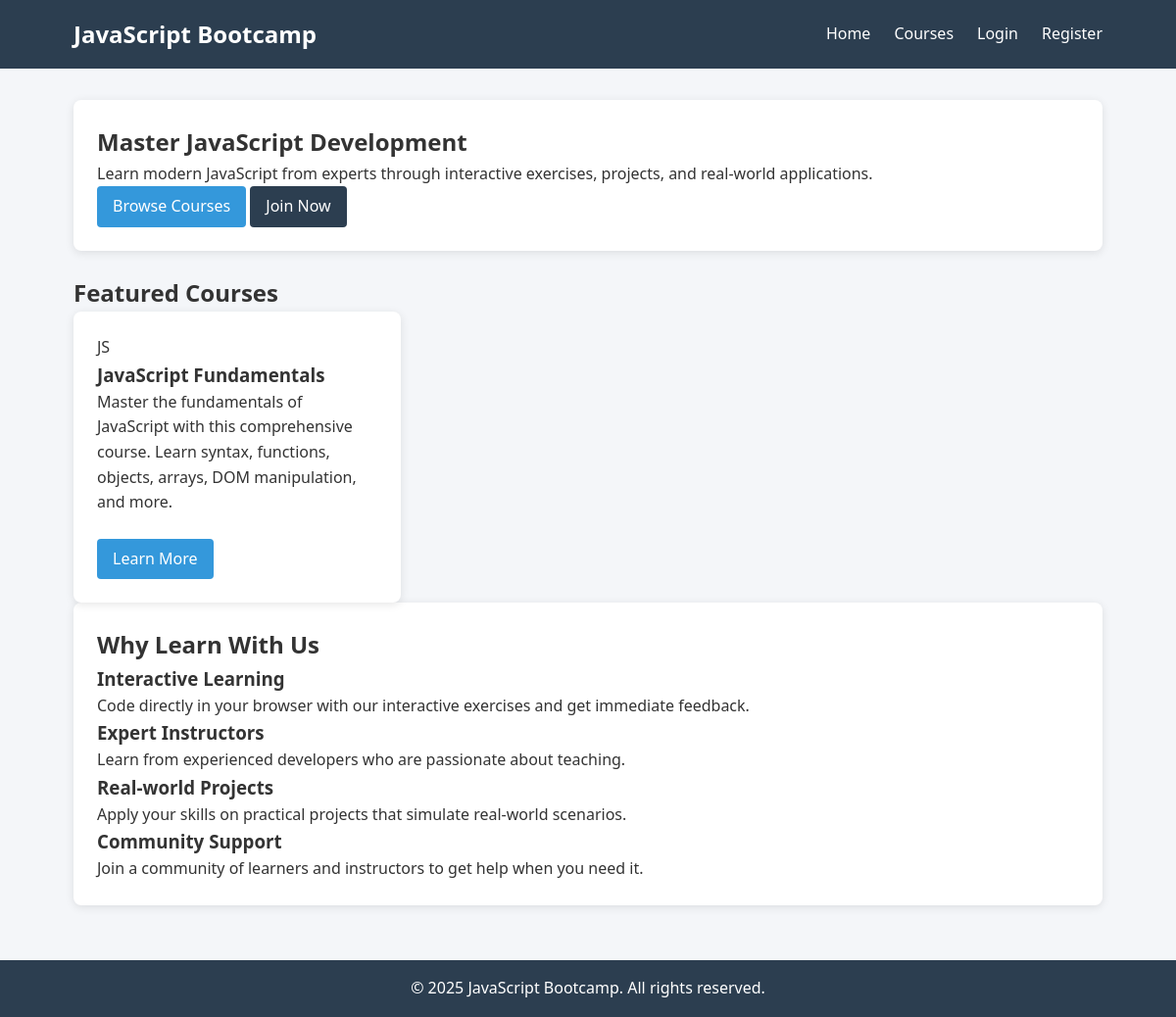
The page / on the database its author committed.
### courses/models.py (models this page shows, shortened)
class Course(models.Model):
    title = models.CharField(max_length=200)
    slug = models.SlugField(unique=True)
    description = models.TextField()
    instructor = models.ForeignKey(CustomUser, on_delete=models.CASCADE, related_name='courses')
    thumbnail = models.ImageField(upload_to='course_thumbnails/', blank=True, null=True)
    created_at = models.DateTimeField(auto_now_add=True)
    updated_at = models.DateTimeField(auto_now=True)
    is_published = models.BooleanField(default=False)

### courses/views.py (the view)
# urls.py: path('', views.home, name='home'),
def home(request):
    featured_courses = Course.objects.filter(is_published=True).order_by('-created_at')[:3]
    return render(request, 'courses/home.html', {'featured_courses': featured_courses})

### templates/courses/home.html (shortened to what this page needs)
{% extends 'base.html' %}
{% block content %}
<section class="hero">
    <div class="card">
        <h1>Master JavaScript Development</h1>
        <p>Learn modern JavaScript from experts through interactive exercises, projects, and real-world applications.</p>
        <div class="cta-buttons">
            <a href="{% url 'course-list' %}" class="btn">Browse Courses</a>
            {% if not user.is_authenticated %}
                <a href="{% url 'register' %}" class="btn btn-secondary">Join Now</a>
            {% endif %}
        </div>
    </div>
</section>
<section class="featured-courses">
    <h2>Featured Courses</h2>
    <div class="course-grid">
        {% for course in featured_courses %}
            <div class="course-card card">
                {% if course.thumbnail %}
                    <img src="{{ course.thumbnail.url }}" alt="{{ course.title }}">
                {% else %}
                    <div class="placeholder-img">JS</div>
                {% endif %}
                <div class="card-body">
                    <h3>{{ course.title }}</h3>
                    <p>{{ course.description|truncatewords:20 }}</p>
                </div>
                <div class="card-footer">
                    <a href="{% url 'course-detail' course.slug %}" class="btn">Learn More</a>
                </div>
            </div>
        {% empty %}
            <p>No courses available yet. Check back soon!</p>
        {% endfor %}
    </div>
</section>
<section class="features card">
    <h2>Why Learn With Us</h2>
    <div class="features-grid">
        <div class="feature">
            <h3>Interactive Learning</h3>
            <p>Code directly in your browser with our interactive exercises and get immediate feedback.</p>
        </div>
        <div class="feature">
            <h3>Expert Instructors</h3>
            <p>Learn from experienced developers who are passionate about teaching.</p>
        </div>
        <div class="feature">
            <h3>Real-world Projects</h3>
            <p>Apply your skills on practical projects that simulate real-world scenarios.</p>
        </div>
        <div class="feature">
            <h3>Community Support</h3>
            <p>Join a community of learners and instructors to get help when you need it.</p>
        </div>
    </div>
</section>
{% endblock %}

### static/css/styles.css (style rules this page uses)
:root { --primary-color: #3498db; --secondary-color: #2c3e50; --accent-color: #e74c3c; --light-bg: #f4f6f9; --dark-text: #333; --light-text: #fff; }
* { margin: 0; padding: 0; box-sizing: border-box; }
body { font-family: 'Segoe UI', Tahoma, Geneva, Verdana, sans-serif; line-height: 1.6; color: var(--dark-text); background-color: var(--light-bg); }
.card { background-color: white; border-radius: 8px; box-shadow: 0 2px 10px rgba(0, 0, 0, 0.1); padding: 1.5rem; margin-bottom: 1.5rem; }
.btn { display: inline-block; padding: 0.5rem 1rem; background-color: var(--primary-color); color: var(--light-text); border: none; border-radius: 4px; cursor: pointer; text-decoration: none; font-size: 1rem; transition: background-color 0.3s; }
.btn-secondary { background-color: var(--secondary-color); }
.course-grid { display: grid; grid-template-columns: repeat(auto-fill, minmax(300px, 1fr)); gap: 1.5rem; }
.course-card { display: flex; flex-direction: column; height: 100%; }
.course-card .card-body { flex-grow: 1; }

### rows shown on the page
Course: thumbnail "JS", title "JavaScript Fundamentals", description "Master the fundamentals of JavaScript with this comprehensive course. Learn syntax, functions, objects, arrays, DOM manipulation, and more."
